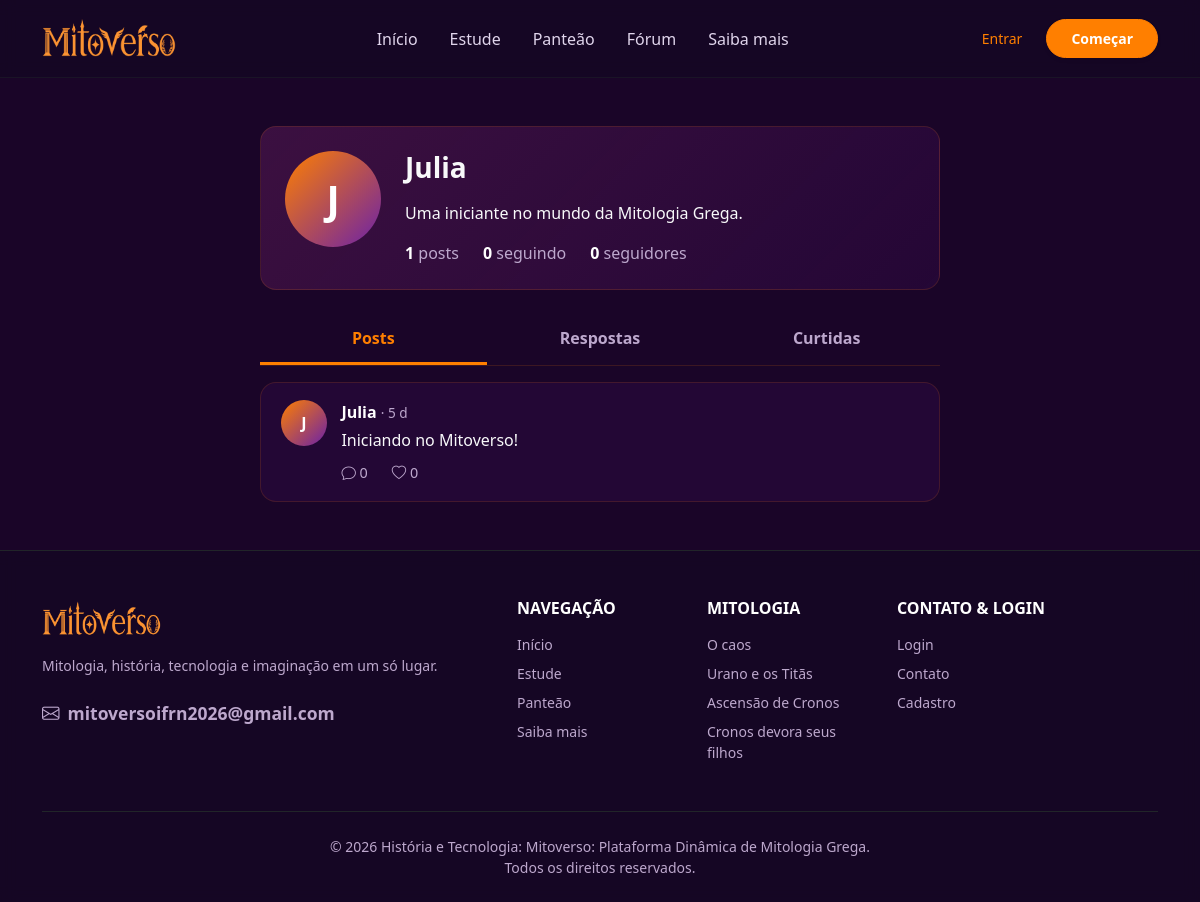
The page /perfil/1 on the database its author committed.
### app/models/usuario.py (models this page shows)
class Usuario(UserMixin, db.Model):
    __tablename__ = "usuario"
    id = db.Column(db.Integer, primary_key = True)
    nome = db.Column(db.String(100), nullable = False)
    email = db.Column(db.String(100), nullable = False, unique = True)
    senha = db.Column(db.String(256), nullable = False)
    bio = db.Column(db.String(200))
    criado_em = db.Column(db.DateTime, default = lambda: datetime.now(timezone.utc))
    seguindo = db.relationship(
        "Usuario",
        secondary = seguidor,
        primaryjoin = (seguidor.c.id_seguidor == id),
        secondaryjoin = (seguidor.c.id_seguido == id),
        backref = "seguidores"
    )

### app/models/post.py (models this page shows, shortened)
class Post(db.Model):
    __tablename__ = "post"
    id = db.Column(db.Integer, primary_key = True)
    conteudo = db.Column(db.Text, nullable = False)
    criado_em = db.Column(db.DateTime, nullable = False, default = lambda: datetime.now(timezone.utc))
    id_usuario = db.Column(db.Integer, db.ForeignKey("usuario.id"), nullable = False)
    id_pai = db.Column(db.Integer, db.ForeignKey("post.id"), nullable = True)
    autor = db.relationship("Usuario", backref = db.backref("posts", cascade = "all, delete-orphan"))
    respostas = db.relationship(
        "Post",
        backref = db.backref("pai", remote_side = [id]),
        cascade = "all, delete-orphan",
        order_by = "Post.criado_em"
    )
    curtidas = db.relationship("Curtida", backref = "post", cascade = "all, delete-orphan")

### app/routes/perfil.py (the view)
@perfil_bp.route("/perfil/<int:id_usuario>")
def ver_perfil(id_usuario):
    usuario = db.get_or_404(Usuario, id_usuario)
    aba = request.args.get("aba", "posts")
    if aba not in ("posts", "respostas", "curtidas"):
        aba = "posts"
    pagina = request.args.get("pagina", 1, type = int)
    paginacao = listar_posts_do_usuario(usuario, aba, pagina)
    return render_template(
        "usuario/perfil.html",
        usuario = usuario,
        aba = aba,
        paginacao = paginacao,
        total_posts = contar_posts(usuario)
    )

### app/templates/usuario/perfil.html (shortened to what this page needs)
{% extends 'base.html' %}
{% block css %}
    <link rel="stylesheet" href="{{ url_for('static', filename='css/forum.css') }}">
    <link rel="stylesheet" href="{{ url_for('static', filename='css/perfil.css') }}">
{% endblock %}
{% block conteudo %}
<div class="container py-5">
    <div class="forum-coluna">
        <div class="painel perfil-topo p-4 mb-4">
            <div class="d-flex flex-wrap align-items-start gap-4">
                <span class="avatar-inicial avatar-grande">{{ usuario.nome[0]|upper }}</span>
                <div class="flex-grow-1">
                    <div class="d-flex flex-wrap justify-content-between align-items-start gap-2">
                        <div>
                            <h1 class="h3 fw-bold mb-0">{{ usuario.nome }}</h1>
                        </div>
                    </div>
                    {% if usuario.bio %}
                        <p class="mt-3 mb-0 post-texto">{{ usuario.bio }}</p>
                    {% elif current_user.is_authenticated and current_user.id == usuario.id %}
                        <p class="mt-3 mb-0 text-mv-muted">Você ainda não escreveu uma bio. Clique em "Editar perfil".</p>
                    {% endif %}
                    <div class="perfil-contagens mt-3">
                        <span><strong>{{ total_posts }}</strong> posts</span>
                        <span><strong>{{ usuario.seguindo|length }}</strong> seguindo</span>
                        <span><strong>{{ usuario.seguidores|length }}</strong> seguidores</span>
                    </div>
                </div>
            </div>
        </div>
        <div class="abas">
            <a href="{{ url_for('perfil.ver_perfil', id_usuario=usuario.id) }}" class="{{ 'ativa' if aba == 'posts' }}">Posts</a>
            <a href="{{ url_for('perfil.ver_perfil', id_usuario=usuario.id, aba='respostas') }}" class="{{ 'ativa' if aba == 'respostas' }}">Respostas</a>
            <a href="{{ url_for('perfil.ver_perfil', id_usuario=usuario.id, aba='curtidas') }}" class="{{ 'ativa' if aba == 'curtidas' }}">Curtidas</a>
        </div>
        <div class="painel lista-posts">
            {% for post in paginacao.items %}
                {% include 'usuario/_post_card.html' %}
            {% else %}
                <p class="text-mv-muted text-center p-5 mb-0">Nada por aqui ainda.</p>
            {% endfor %}
        </div>
    </div>
</div>
{% endblock %}

### app/templates/base.html (shortened to what this page needs)
<!DOCTYPE html>
<html lang="pt-BR">
<head>
    <link href="https://cdn.jsdelivr.net/npm/bootstrap@5.3.8/dist/css/bootstrap.min.css" rel="stylesheet">
    <link rel="stylesheet" href="https://cdn.jsdelivr.net/npm/bootstrap-icons@1.11.3/font/bootstrap-icons.min.css">
    <link rel="stylesheet" href="{{ url_for('static', filename='css/style.css') }}">
    <link rel="stylesheet" href="{{ url_for('static', filename='css/cab_rod_index.css') }}">
    {% block css %} {% endblock %}
</head>
<body class="d-flex flex-column min-vh-100">
    <header class="sticky-top">
        <nav class="navbar navbar-expand-lg navbar-dark bg-mitoverso-nav border-bottom border-dark border-opacity-50 py-3">
            <div class="container">
                <a class="navbar-brand d-flex align-items-center p-0" href="{{url_for('principal')}}">
                    <div class="logo-container-header me-2">
                        <img src="{{url_for('static', filename='img/img001 - logo.png')}}" alt="Logo Mitoverso" class="logo-header">
                    </div>
                </a>
                <div class="collapse navbar-collapse" id="navbarMitoverso">
                    <ul class="navbar-nav mx-auto mb-2 mb-lg-0 gap-lg-3">
                        <li class="nav-item">
                            <a class="nav-link" aria-current="page" href="{{url_for('index')}}">Início</a>
                        </li>
                        <li class="nav-item">
                            <a class="nav-link" href="{{url_for('principal')}}">Estude</a>
                        </li>
                        <li class="nav-item">
                            <a class="nav-link" href="{{url_for('cards')}}">Panteão</a>
                        </li>
                        <li class="nav-item">
                            <a class="nav-link" href="{{url_for('posts.feed')}}">Fórum</a>
                        </li>
                        <li class="nav-item">
                            <a class="nav-link" href="{{url_for('projeto')}}">Saiba mais</a>
                        </li>
                    </ul>
                    <div class="d-flex align-items-center gap-2 mt-3 mt-lg-0">
                        {% if current_user.is_authenticated %}
                            <a href="{{url_for('perfil.meu_perfil')}}" class="btn btn-outline-light btn-sm px-3 py-2 border-0 text-light fw-medium text-orange">
                                <i class="bi bi-person-circle me-1"></i>{{ current_user.nome.split()[0] }}
                            </a>
                            <form action="{{url_for('autenticacao.logout')}}" method="POST" class="m-0">
                                <input type="hidden" name="csrf_token" value="{{ csrf_token() }}">
                                <button type="submit" class="btn btn-mitoverso btn-sm px-4 py-2 shadow-sm rounded-pill">Sair</button>
                            </form>
                        {% else %}
                            <a href="{{url_for('autenticacao.login')}}" class="btn btn-outline-light btn-sm px-3 py-2 border-0 text-light fw-medium text-orange">Entrar</a>
                            <a href="{{url_for('principal')}}" class="btn btn-mitoverso btn-sm px-4 py-2 shadow-sm rounded-pill">Começar</a>
                        {% endif %}
                    </div>
                </div>
            </div>
        </nav>
    </header>
    <main class="flex-grow-1 d-flex flex-column">
        {% block conteudo %} {% endblock %}
    </main>
    <footer id="comunidade" class="bg-mitoverso-dark border-top border-dark pt-5 pb-4">
        <div class="container">
            <div class="row g-4 mb-5">
                <div class="col-lg-5 col-md-6">
                    <a class="navbar-brand d-inline-block mb-3 p-0" href="{{url_for('principal')}}">
                        <div class="logo-container-footer">
                            <img src="{{url_for('static', filename='img/img001 - logo.png')}}" alt="Logo Mitoverso" class="logo-footer">
                        </div>
                    </a>
                    <p class="text-mv-muted small mb-4">
                        Mitologia, história, tecnologia e imaginação em um só lugar.
                    </p>
                    <div class="d-flex align-items-center gap-3 fs-5">
                        <a href="mailto:mitoversoifrn2026@gmail.com" class="text-decoration-none fw-semibold text-mv-muted small">
                            <i class="bi bi-envelope me-2"></i>mitoversoifrn2026@gmail.com
                        </a>
                    </div>
                </div>
                <div class="col-lg-2 col-md-6">
                    <h5 class="text-white fw-bold mb-3 fs-6 text-uppercase">Navegação</h5>
                    <ul class="list-unstyled text-mv-muted small d-flex flex-column gap-2 mb-0">
                        <li><a href="{{url_for('index')}}" class="text-decoration-none text-mv-muted">Início</a></li>
                        <li><a href="{{url_for('principal')}}" class="text-decoration-none text-mv-muted">Estude</a></li>
                        <li><a href="{{url_for('cards')}}" class="text-decoration-none text-mv-muted">Panteão</a></li>
                        <li><a href="{{url_for('projeto')}}" class="text-decoration-none text-mv-muted">Saiba mais</a></li>
                    </ul>
                </div>
                <div class="col-lg-2 col-md-6">
                    <h5 class="text-white fw-bold mb-3 fs-6 text-uppercase">Mitologia</h5>
                    <ul class="list-unstyled text-mv-muted small d-flex flex-column gap-2 mb-0">
                        <li><a href="#" class="text-decoration-none text-mv-muted">O caos</a></li>
                        <li><a href="#" class="text-decoration-none text-mv-muted">Urano e os Titãs</a></li>
                        <li><a href="#" class="text-decoration-none text-mv-muted">Ascensão de Cronos</a></li>
                        <li><a href="#" class="text-decoration-none text-mv-muted">Cronos devora seus filhos</a></li>
                    </ul>
                </div>
                <div class="col-lg-2 col-md-6">
                    <h5 class="text-white fw-bold mb-3 fs-6 text-uppercase">Contato & Login</h5>
                    <ul class="list-unstyled text-mv-muted small d-flex flex-column gap-2 mb-0">
                        <li><a href="{{url_for('autenticacao.login')}}" class="text-decoration-none text-mv-muted">Login</a></li>
                        <li><a href="mailto:mitoversoifrn2026@gmail.com" class="text-decoration-none text-mv-muted">Contato</a></li>
                        <li><a href="{{url_for('autenticacao.cadastro')}}" class="text-decoration-none text-mv-muted">Cadastro</a></li>
                    </ul>
                </div>
            </div>
            <div class="border-top border-dark pt-4 text-center text-mv-muted small">
                <p class="mb-0">&copy; 2026 História e Tecnologia: Mitoverso: Plataforma Dinâmica de Mitologia Grega.<br>Todos os direitos reservados.<br></p>
            </div>
        </div>
    </footer>
</body>
</html>

### app/templates/usuario/_post_card.html (shortened to what this page needs)
<article class="post-card" id="post-{{ post.id }}">
    <a href="{{ url_for('perfil.ver_perfil', id_usuario=post.autor.id) }}" class="avatar-inicial" aria-label="Perfil de {{ post.autor.nome }}">
        {{ post.autor.nome[0]|upper }}
    </a>
    <div class="post-corpo">
        <div class="post-cabecalho">
            <a href="{{ url_for('perfil.ver_perfil', id_usuario=post.autor.id) }}" class="post-autor">{{ post.autor.nome }}</a>
            <span class="post-data">· {{ post.criado_em|tempo_atras }}</span>
        </div>
        <a href="{{ url_for('posts.ver_post', id_post=post.id) }}" class="post-texto-link">
            <p class="post-texto">{{ post.conteudo }}</p>
        </a>
        <div class="post-acoes">
            <a href="{{ url_for('posts.ver_post', id_post=post.id) }}" class="acao">
                <i class="bi bi-chat"></i> {{ post.respostas|length }}
            </a>
            {% if current_user.is_authenticated %}
                <form action="{{ url_for('posts.curtir', id_post=post.id) }}" method="POST" class="d-inline">
                    <input type="hidden" name="csrf_token" value="{{ csrf_token() }}">
                    <input type="hidden" name="next" value="{{ request.full_path|trim('?') }}#post-{{ post.id }}">
                    <button type="submit" class="acao {{ 'curtido' if post.curtido_por(current_user) }}" aria-label="Curtir">
                        <i class="bi {{ 'bi-heart-fill' if post.curtido_por(current_user) else 'bi-heart' }}"></i> {{ post.curtidas|length }}
                    </button>
                </form>
            {% else %}
                <a href="{{ url_for('autenticacao.login') }}" class="acao">
                    <i class="bi bi-heart"></i> {{ post.curtidas|length }}
                </a>
            {% endif %}
        </div>
    </div>
</article>

### rows shown on the page
Usuario: nome "J", nome "Julia", bio "Uma iniciante no mundo da Mitologia Grega."
Post: autor "J", autor.nome "Julia", criado_em|tempo_atras "5 d", conteudo "Iniciando no Mitoverso!", respostas|length "0", curtidas|length "0"

### other values the page prints
{{ total_posts }} "1"
{{ usuario.seguindo|length }} "0"
{{ usuario.seguidores|length }} "0"
